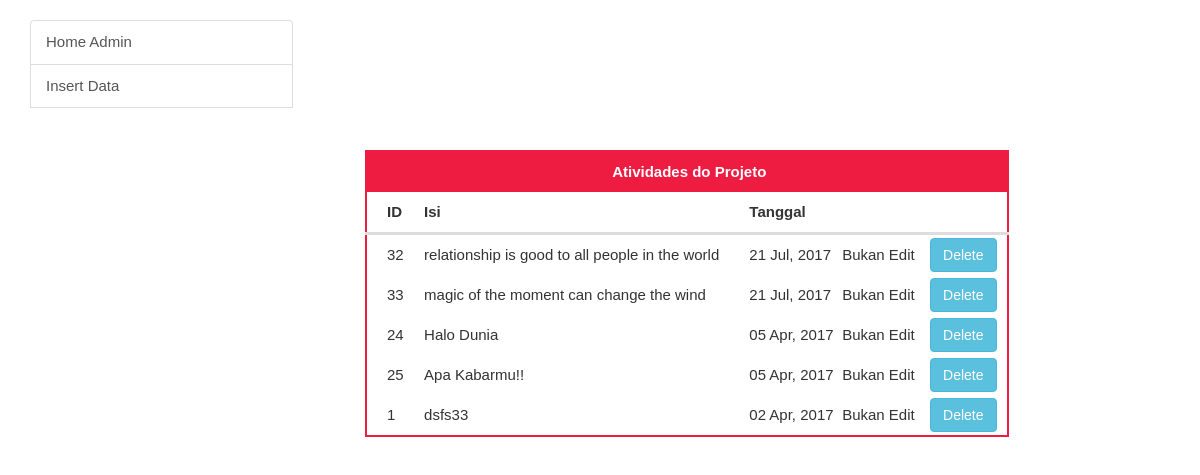
The app's page /admin/index.php with its own data.
### tables this page shows
CREATE TABLE `info_board` (
  `id_info` int(10) NOT NULL,
  `isi` varchar(255) DEFAULT NULL,
  `tanggal` varchar(255) DEFAULT NULL
);

### admin/daftar_data.php (the view, shortened to what this page needs)
<?php
$host = "localhost";
$user= "root";
$password = "";
$dbname = "db_info";
		$conn = new mysqli($host, $user, $password, $dbname);
$page_rows = 5;
$pagenum = 1;
$limit = 'LIMIT ' .($pagenum - 1) * $page_rows .',' .$page_rows;
$sql = "SELECT * FROM info_board ORDER BY tanggal DESC $limit";
$query = mysqli_query($conn, $sql);
$list = '';
	while($row = mysqli_fetch_array($query, MYSQLI_ASSOC)){
	$id = $row["id_info"];
	$isi=$row["isi"];
	$tanggal=strftime("%d %b, %Y",strtotime($row["tanggal"]));
	$list .= '
		    <tbody>
		    <tr>
			      <td>'.$id.'</td>
			      <td colspan="2">'.$isi.'</td>
			      <td>'.$tanggal.'</td>
			      <td>
			       Bukan Edit
			      </td>
			      <td>
			      	<form enctype="multipart/form-data" action="index.php?Bid='.$id.'" method="post" accept-charset="utf-8">
		    			<div>
		           			<input type="hidden" name="hapus" value="noOne" />
		           			<input type="submit" name="submit" class="btn btn-info" value="Delete"/>
		    			</div>
					</form>
			      </td>
			    </tr>
		    </tbody>';
  		}
?>

### admin/index.php (shortened to what this page needs)
<!DOCTYPE html PUBLIC "-//W3C//DTD XHTML 1.0 Transitional//EN" "http://www.w3.org/TR/xhtml1/DTD/xhtml1-transitional.dtd">
<html xmlns="http://www.w3.org/1999/xhtml">
<head>
<link href="../css/table_cs.css" rel="stylesheet" type="text/css" />
<link href="../css/bootstrap.min.css" rel="stylesheet" />
<link href="../css/w3.css" rel="stylesheet" type="text/css" />
</head>
<body>
       <div class="container">
            <div class="row">
                <div class="col-md-3">
                        <div class="list-group">
                                    <a href="javascript:void(0)" class="list-group-item side_bar" onclick="openData(event, 'daftar_data')">Home Admin</a>
                                    <a href="javascript:void(0)" class="list-group-item side_bar" onclick="openData(event, 'form_submit')">Insert Data</a>
                        </div>
                    </div>
    <div id="kotak_tampilan">
        <div class="data" id="daftar_data">
            <table>
            	<thead>
            				<tr>
                  				<th colspan="7" style="text-align: center;">Atividades do Projeto</th>
                			</tr>
                			<tr>
            			      <th>ID</th>
            			      <th colspan="2">Isi</th>
            			      <th>Tanggal</th>
            			      <th></th>
            			      <th></th>
            			    </tr>
            			</thead>
              <?php
                  include "daftar_data.php";
                  echo $list;
              ?>
            </table>
        </div>
            <?php
            include "admin.php";
            ?>
    </div>
    </div>
    </div>
</body>
</html>

### admin/admin.php (shortened to what this page needs)
<html>
	<head>
		<link rel="stylesheet" href="./css/departure-board.css" />
	</head>
	<body>
	</body>
</html>

### css/table_cs.css (style rules this page uses)
* { margin: 0; padding: 0; box-sizing: border-box; }
body { font-family: -apple-system,BlinkMacSystemFont,"Segoe UI",Roboto,"Helvetica Neue",Arial,sans-serif; color: #333; }
table { text-align: left; line-height: 40px; border-collapse: separate; border-spacing: 0; border: 2px solid #ed1c40; border-radius: .25rem; width:100%; }
thead tr:first-child { background: #ed1c40; color: #fff; border: none; }
th:first-child, td:first-child { padding: 0 15px 0 20px; }
thead tr:last-child th { border-bottom: 3px solid #ddd; }
tbody tr:last-child td { border: none; }
tbody td { border-bottom: 1px solid #ddd; }
td:last-child { text-align: right; padding-right: 10px; }
#kotak_tampilan { width:55%; margin-top: 150px; margin-left: 350px ; }

### css/w3.css (style rules this page uses)
html { box-sizing:border-box }
*,*:before,*:after { box-sizing:inherit }
html { -ms-text-size-adjust:100%;-webkit-text-size-adjust:100% }
body { margin:0 }
a { background-color:transparent;-webkit-text-decoration-skip:objects }
button,input,select,textarea { font:inherit;margin:0 }
button,input { overflow:visible }
button,html [type=button],[type=reset],[type=submit] { -webkit-appearance:button }
html,body { font-family:Verdana,sans-serif;font-size:15px;line-height:1.5 }
html { overflow-x:hidden }
a { color:inherit }

### records on screen
info_board: id_info "32", isi "relationship is good to all people in the world", tanggal "21 Jul, 2017"
info_board: id_info "33", isi "magic of the moment can change the wind", tanggal "21 Jul, 2017"
info_board: id_info "24", isi "Halo Dunia", tanggal "05 Apr, 2017"
info_board: id_info "25", isi "Apa Kabarmu!!", tanggal "05 Apr, 2017"
info_board: id_info "1", isi "dsfs33", tanggal "02 Apr, 2017"
